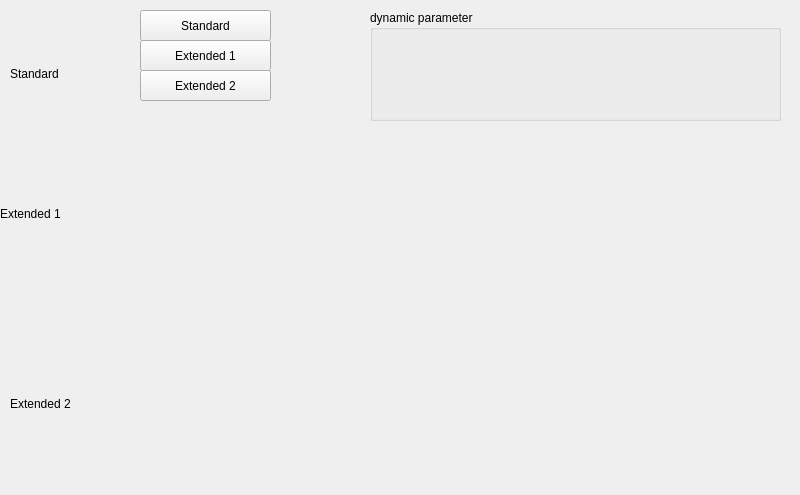
<?xml version="1.0" encoding="UTF-8"?>
<ui version="4.0">
 <class>MainWindow</class>
 <widget class="QMainWindow" name="MainWindow">
  <property name="geometry">
   <rect>
    <x>0</x>
    <y>0</y>
    <width>800</width>
    <height>495</height>
   </rect>
  </property>
  <property name="windowTitle">
   <string>MainWindow</string>
  </property>
  <widget class="QWidget" name="centralwidget">
   <widget class="caLabel" name="calabel">
    <property name="geometry">
     <rect>
      <x>10</x>
      <y>60</y>
      <width>90</width>
      <height>28</height>
     </rect>
    </property>
    <property name="text">
     <string>Standard</string>
    </property>
   </widget>
   <widget class="caLabel" name="calabel_2">
    <property name="geometry">
     <rect>
      <x>0</x>
      <y>200</y>
      <width>121</width>
      <height>28</height>
     </rect>
    </property>
    <property name="text">
     <string>Extended 1</string>
    </property>
   </widget>
   <widget class="caLabel" name="calabel_3">
    <property name="geometry">
     <rect>
      <x>10</x>
      <y>390</y>
      <width>111</width>
      <height>28</height>
     </rect>
    </property>
    <property name="text">
     <string>Extended 2</string>
    </property>
   </widget>
   <widget class="caCalc" name="cacalc">
    <property name="geometry">
     <rect>
      <x>280</x>
      <y>10</y>
      <width>70</width>
      <height>20</height>
     </rect>
    </property>
    <property name="calc">
     <string notr="true">%QRect{&quot;valueconst&quot;: [0,0,800,125]}</string>
    </property>
    <property name="channel" stdset="0">
     <string notr="true"/>
    </property>
    <property name="channelB">
     <string notr="true"/>
    </property>
    <property name="channelC">
     <string notr="true"/>
    </property>
    <property name="channelD">
     <string notr="true"/>
    </property>
    <property name="eventSignal">
     <enum>caCalc::onAnyChange</enum>
    </property>
   </widget>
   <widget class="wmSignalPropagator" name="wmsignalpropagator">
    <property name="geometry">
     <rect>
      <x>280</x>
      <y>90</y>
      <width>70</width>
      <height>20</height>
     </rect>
    </property>
   </widget>
   <widget class="caMessageButton" name="camessagebutton">
    <property name="geometry">
     <rect>
      <x>140</x>
      <y>10</y>
      <width>131</width>
      <height>31</height>
     </rect>
    </property>
    <property name="text">
     <string>Standard</string>
    </property>
   </widget>
   <widget class="caMessageButton" name="camessagebutton_2">
    <property name="geometry">
     <rect>
      <x>140</x>
      <y>40</y>
      <width>131</width>
      <height>31</height>
     </rect>
    </property>
    <property name="text">
     <string>Extended 1</string>
    </property>
   </widget>
   <widget class="caMessageButton" name="camessagebutton_3">
    <property name="geometry">
     <rect>
      <x>140</x>
      <y>70</y>
      <width>131</width>
      <height>31</height>
     </rect>
    </property>
    <property name="text">
     <string>Extended 2</string>
    </property>
   </widget>
   <widget class="caPolyLine" name="capolyline">
    <property name="geometry">
     <rect>
      <x>380</x>
      <y>400</y>
      <width>150</width>
      <height>150</height>
     </rect>
    </property>
   </widget>
   <widget class="caCalc" name="cacalc_2">
    <property name="geometry">
     <rect>
      <x>280</x>
      <y>30</y>
      <width>70</width>
      <height>20</height>
     </rect>
    </property>
    <property name="calc">
     <string notr="true">%QRect{&quot;valueconst&quot;: [0,0,800,300]}</string>
    </property>
    <property name="channel" stdset="0">
     <string notr="true"/>
    </property>
    <property name="channelB">
     <string notr="true"/>
    </property>
    <property name="channelC">
     <string notr="true"/>
    </property>
    <property name="channelD">
     <string notr="true"/>
    </property>
    <property name="eventSignal">
     <enum>caCalc::onAnyChange</enum>
    </property>
   </widget>
   <widget class="QGroupBox" name="groupBox">
    <property name="geometry">
     <rect>
      <x>370</x>
      <y>10</y>
      <width>411</width>
      <height>111</height>
     </rect>
    </property>
    <property name="title">
     <string>dynamic parameter</string>
    </property>
    <widget class="caNumeric" name="canumeric">
     <property name="geometry">
      <rect>
       <x>170</x>
       <y>10</y>
       <width>100</width>
       <height>41</height>
      </rect>
     </property>
     <property name="decimalDigits" stdset="0">
      <number>0</number>
     </property>
     <property name="channel" stdset="0">
      <string notr="true">testh</string>
     </property>
     <property name="precisionMode">
      <enum>caNumeric::User</enum>
     </property>
     <property name="limitsMode">
      <enum>caNumeric::User</enum>
     </property>
     <property name="maxValue">
      <double>1250.000000000000000</double>
     </property>
     <property name="minValue">
      <double>125.000000000000000</double>
     </property>
    </widget>
    <widget class="caCalc" name="cacalc_3">
     <property name="geometry">
      <rect>
       <x>90</x>
       <y>48</y>
       <width>70</width>
       <height>20</height>
      </rect>
     </property>
     <property name="variable">
      <string notr="true">testw</string>
     </property>
     <property name="calc">
      <string notr="true"/>
     </property>
     <property name="channel" stdset="0">
      <string notr="true"/>
     </property>
     <property name="channelB">
      <string notr="true"/>
     </property>
     <property name="channelC">
      <string notr="true"/>
     </property>
     <property name="initialValue">
      <double>800.000000000000000</double>
     </property>
    </widget>
    <widget class="caCalc" name="cacalc_4">
     <property name="geometry">
      <rect>
       <x>90</x>
       <y>78</y>
       <width>70</width>
       <height>20</height>
      </rect>
     </property>
     <property name="variable">
      <string notr="true">testh</string>
     </property>
     <property name="initialValue">
      <double>125.000000000000000</double>
     </property>
    </widget>
    <widget class="caCalc" name="cacalc_5">
     <property name="geometry">
      <rect>
       <x>10</x>
       <y>62</y>
       <width>70</width>
       <height>20</height>
      </rect>
     </property>
     <property name="variable">
      <string notr="true">testnull</string>
     </property>
    </widget>
    <widget class="caCalc" name="cacalc_6">
     <property name="geometry">
      <rect>
       <x>50</x>
       <y>20</y>
       <width>70</width>
       <height>20</height>
      </rect>
     </property>
     <property name="calc">
      <string notr="true">%QRect{&quot;valueconst&quot;: [0,0,800,125]}</string>
     </property>
     <property name="channel" stdset="0">
      <string notr="true"/>
     </property>
     <property name="channelB">
      <string notr="true"/>
     </property>
     <property name="channelC">
      <string notr="true">testw</string>
     </property>
     <property name="channelD">
      <string notr="true">testh</string>
     </property>
     <property name="eventSignal">
      <enum>caCalc::onAnyChange</enum>
     </property>
    </widget>
    <widget class="caNumeric" name="canumeric_2">
     <property name="geometry">
      <rect>
       <x>170</x>
       <y>60</y>
       <width>100</width>
       <height>41</height>
      </rect>
     </property>
     <property name="decimalDigits" stdset="0">
      <number>0</number>
     </property>
     <property name="channel" stdset="0">
      <string notr="true">testw</string>
     </property>
     <property name="precisionMode">
      <enum>caNumeric::User</enum>
     </property>
     <property name="limitsMode">
      <enum>caNumeric::User</enum>
     </property>
     <property name="maxValue">
      <double>1000.000000000000000</double>
     </property>
     <property name="minValue">
      <double>800.000000000000000</double>
     </property>
    </widget>
   </widget>
   <widget class="caCalc" name="cacalc_7">
    <property name="geometry">
     <rect>
      <x>280</x>
      <y>50</y>
      <width>70</width>
      <height>20</height>
     </rect>
    </property>
    <property name="calc">
     <string notr="true">%QRect{&quot;valueconst&quot;: [0,0,800,500]}</string>
    </property>
    <property name="channel" stdset="0">
     <string notr="true"/>
    </property>
    <property name="channelB">
     <string notr="true"/>
    </property>
    <property name="channelC">
     <string notr="true"/>
    </property>
    <property name="channelD">
     <string notr="true"/>
    </property>
    <property name="eventSignal">
     <enum>caCalc::onAnyChange</enum>
    </property>
   </widget>
  </widget>
 </widget>
 <customwidgets>
  <customwidget>
   <class>caNumeric</class>
   <extends>QFrame</extends>
   <header>caNumeric</header>
  </customwidget>
  <customwidget>
   <class>caMessageButton</class>
   <extends>QPushButton</extends>
   <header>caMessageButton</header>
  </customwidget>
  <customwidget>
   <class>caLabel</class>
   <extends>QLabel</extends>
   <header>caLabel</header>
  </customwidget>
  <customwidget>
   <class>caPolyLine</class>
   <extends>QWidget</extends>
   <header>caPolyLine</header>
  </customwidget>
  <customwidget>
   <class>caCalc</class>
   <extends>QLabel</extends>
   <header>caCalc</header>
  </customwidget>
  <customwidget>
   <class>wmSignalPropagator</class>
   <extends>QLabel</extends>
   <header>wmSignalPropagator</header>
  </customwidget>
 </customwidgets>
 <resources/>
 <connections>
  <connection>
   <sender>camessagebutton</sender>
   <signal>releaseClicked(int)</signal>
   <receiver>cacalc</receiver>
   <slot>setValue(int)</slot>
   <hints>
    <hint type="sourcelabel">
     <x>231</x>
     <y>23</y>
    </hint>
    <hint type="destinationlabel">
     <x>285</x>
     <y>20</y>
    </hint>
   </hints>
  </connection>
  <connection>
   <sender>camessagebutton_2</sender>
   <signal>releaseClicked(int)</signal>
   <receiver>cacalc_2</receiver>
   <slot>setValue(int)</slot>
   <hints>
    <hint type="sourcelabel">
     <x>233</x>
     <y>59</y>
    </hint>
    <hint type="destinationlabel">
     <x>284</x>
     <y>40</y>
    </hint>
   </hints>
  </connection>
  <connection>
   <sender>cacalc</sender>
   <signal>emitSignal(QRect)</signal>
   <receiver>wmsignalpropagator</receiver>
   <slot>resizeMainWindow(QRect)</slot>
   <hints>
    <hint type="sourcelabel">
     <x>326</x>
     <y>26</y>
    </hint>
    <hint type="destinationlabel">
     <x>292</x>
     <y>103</y>
    </hint>
   </hints>
  </connection>
  <connection>
   <sender>cacalc_2</sender>
   <signal>emitSignal(QRect)</signal>
   <receiver>wmsignalpropagator</receiver>
   <slot>resizeMainWindow(QRect)</slot>
   <hints>
    <hint type="sourcelabel">
     <x>330</x>
     <y>35</y>
    </hint>
    <hint type="destinationlabel">
     <x>306</x>
     <y>99</y>
    </hint>
   </hints>
  </connection>
  <connection>
   <sender>camessagebutton_3</sender>
   <signal>releaseClicked(int)</signal>
   <receiver>cacalc_7</receiver>
   <slot>setValue(int)</slot>
   <hints>
    <hint type="sourcelabel">
     <x>232</x>
     <y>83</y>
    </hint>
    <hint type="destinationlabel">
     <x>304</x>
     <y>62</y>
    </hint>
   </hints>
  </connection>
  <connection>
   <sender>cacalc_7</sender>
   <signal>emitSignal(QRect)</signal>
   <receiver>wmsignalpropagator</receiver>
   <slot>resizeMainWindow(QRect)</slot>
   <hints>
    <hint type="sourcelabel">
     <x>291</x>
     <y>62</y>
    </hint>
    <hint type="destinationlabel">
     <x>294</x>
     <y>105</y>
    </hint>
   </hints>
  </connection>
  <connection>
   <sender>cacalc_6</sender>
   <signal>emitSignal(QRect)</signal>
   <receiver>wmsignalpropagator</receiver>
   <slot>resizeMainWindow(QRect)</slot>
   <hints>
    <hint type="sourcelabel">
     <x>452</x>
     <y>41</y>
    </hint>
    <hint type="destinationlabel">
     <x>336</x>
     <y>102</y>
    </hint>
   </hints>
  </connection>
 </connections>
</ui>
